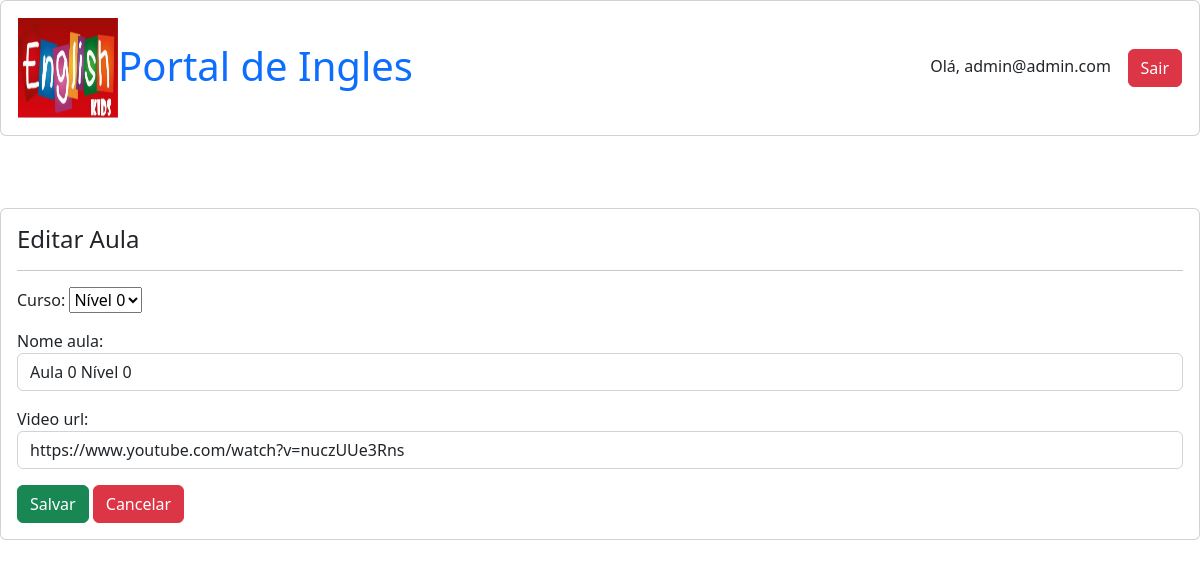
The app's page /aula/edit/1 (signed in), older data.
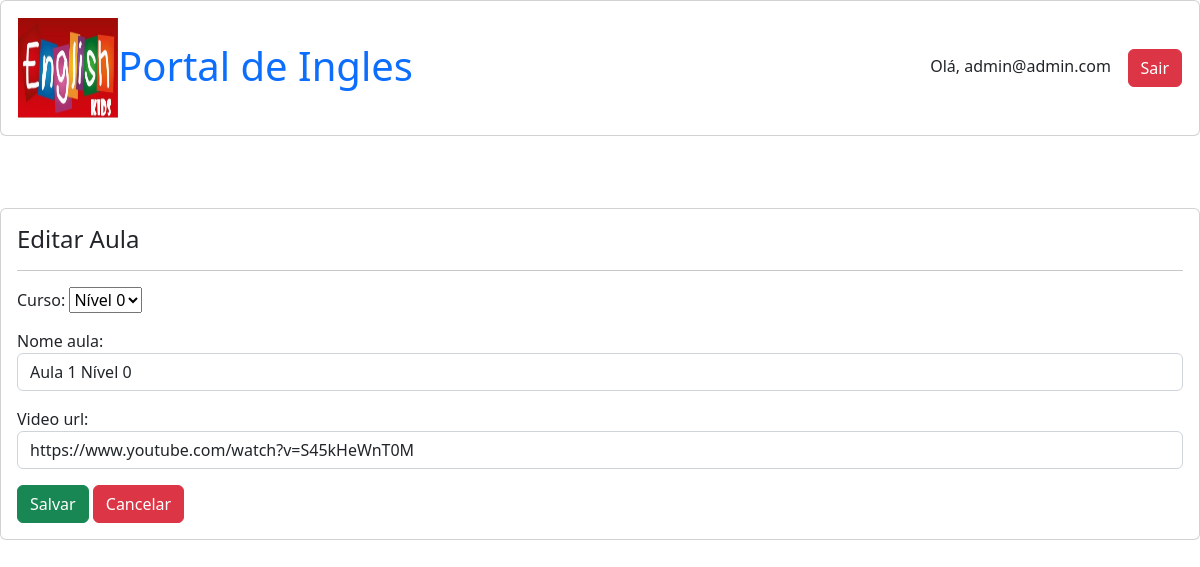
The same page, newer data.
### portal/models.py (models this page shows, shortened)
class Aula(models.Model):
    curso = models.ForeignKey(Curso, on_delete=models.CASCADE, related_name='aulas')
    nome_aula = models.CharField(max_length=100)
    video_url = models.CharField(max_length=100)

### portal/views.py (the view)
# urls.py: path('aula/edit/<int:aula_pk>', views.aula_edit, name='aula_edit'),
@staff_member_required(login_url='/login')
def aula_edit(request,aula_pk):
    aula = Aula.objects.get(pk=aula_pk)
    form = AulaForm(request.POST or None, instance=aula)
    if request.POST:
        if form.is_valid():
            form = AulaForm(request.POST, request.FILES, instance=aula)
            form.save()
            return redirect ('aula')
    context = {
        'aula': aula.id,
        'form': form,
    }
    return render(request, 'aula_edit.html', context)

### portal/forms.py
class AulaForm(forms.ModelForm):
    class Meta:
        model = Aula
        fields = ('curso', 'nome_aula', 'video_url')
        widgets = {
            'categoria' : forms.Select(attrs={'class':'form-control','autofocus':''}),
            'nome_aula' : forms.TextInput(attrs={'class':'form-control','autofocus':''}),
            'video_url' : forms.TextInput(attrs={'class':'form-control','autofocus':''}),
        }

### portal/models.py (called while the page is built)
    def get_full_name(self):
        return self.email

    def __str__(self):
        return self.nome_curso

### portal/templates/aula_edit.html (shortened to what this page needs)
{% extends 'base.html' %}
{% block content %}
    <br>
    <br>
    <div class="card">
        <div class="card-body">
            <h4>Editar Aula</h4>
            <hr>
            <form action="{% url 'aula_edit' aula %}" method="post">
                {{ form.as_p }}
                <button class="btn btn-success" type="submit" >Salvar</button>
                <a href="{% url 'aula' %}" class="btn btn-danger">Cancelar</a>
            </form>
        </div>
    </div>
{% endblock %}

Row changes from the older to the newer data that the page shows:
changed Aula "Nível 0": nome_aula "Aula 0 Nível 0" → "Aula 1 Nível 0"; video_url "https://www.youtube.com/watch?v=nuczUUe3Rns" → "https://www.youtube.com/watch?v=S45kHeWnT0M"
